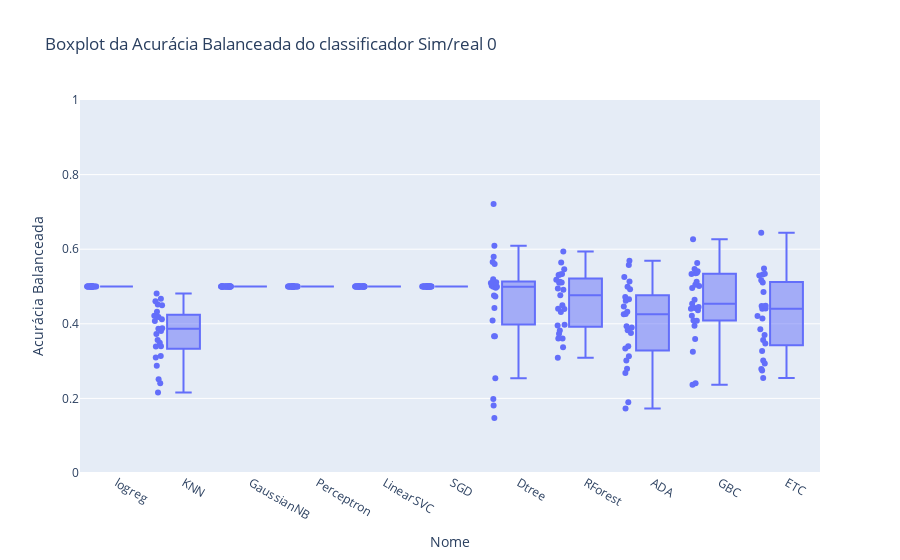
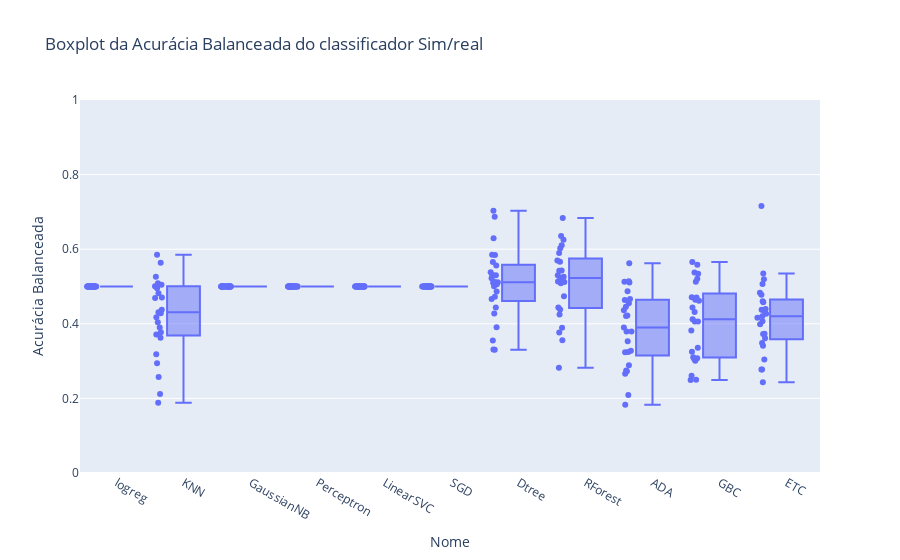

The notebook cell these images were saved under, in order:
### Code cell
# Criar boxplot da acurácia por modelo sim/real 
fig = px.box(df6, x='Nome', y='Acurácia Balanceada', points='all', title='Boxplot da Acurácia Balanceada do classificador Sim/real 0')

fig.update_yaxes(range=[0, 1])
fig.show()

fig = px.box(df3, x='Nome', y='Acurácia Balanceada', points='all', title='Boxplot da Acurácia Balanceada do classificador Sim/real')

fig.update_yaxes(range=[0, 1])
fig.show()

fig = px.box(df6, x='Nome', y='F1-score Balanceada', points='all', title='Boxplot da F1-Score Balanceada do Classificador Sim/real 0')
fig.update_yaxes(range=[0, 1])
fig.show()
fig = px.box(df3, x='Nome', y='F1-score Balanceada', points='all', title='Boxplot da F1-Score Balanceada do Classificador Sim/real')
fig.update_yaxes(range=[0, 1])
fig.show()

### Figure 1 — Plotly figure (JSON) as saved in the notebook; plotly's stock layout.template omitted (floating-point values rounded to 4 significant figures; data arrays with more than 128 entries replaced by an {"elided": "..."} marker saying what was removed)
{"data": [{"alignmentgroup": "True", "boxpoints": "all", "hovertemplate": "Nome=%{x}<br>Acurácia Balanceada=%{y}<extra></extra>", "legendgroup": "", "marker": {"color": "#636efa"}, "name": "", "notched": false, "offsetgroup": "", "orientation": "v", "showlegend": false, "type": "box", "x": {"elided": "275 str values"}, "x0": " ", "xaxis": "x", "y": {"elided": "275 float values"}, "y0": " ", "yaxis": "y"}], "layout": {"boxmode": "group", "legend": {"tracegroupgap": 0}, "title": {"text": "Boxplot da Acurácia Balanceada do classificador Sim/real 0"}, "xaxis": {"anchor": "y", "domain": [0, 1], "title": {"text": "Nome"}}, "yaxis": {"anchor": "x", "domain": [0, 1], "range": [0, 1], "title": {"text": "Acurácia Balanceada"}}}}

### Figure 2 — Plotly figure (JSON) as saved in the notebook; plotly's stock layout.template omitted (floating-point values rounded to 4 significant figures; data arrays with more than 128 entries replaced by an {"elided": "..."} marker saying what was removed)
{"data": [{"alignmentgroup": "True", "boxpoints": "all", "hovertemplate": "Nome=%{x}<br>Acurácia Balanceada=%{y}<extra></extra>", "legendgroup": "", "marker": {"color": "#636efa"}, "name": "", "notched": false, "offsetgroup": "", "orientation": "v", "showlegend": false, "type": "box", "x": {"elided": "275 str values"}, "x0": " ", "xaxis": "x", "y": {"elided": "275 float values"}, "y0": " ", "yaxis": "y"}], "layout": {"boxmode": "group", "legend": {"tracegroupgap": 0}, "title": {"text": "Boxplot da Acurácia Balanceada do classificador Sim/real"}, "xaxis": {"anchor": "y", "domain": [0, 1], "title": {"text": "Nome"}}, "yaxis": {"anchor": "x", "domain": [0, 1], "range": [0, 1], "title": {"text": "Acurácia Balanceada"}}}}
